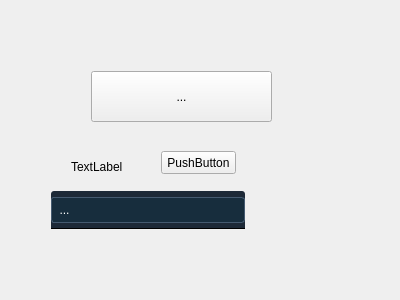
<?xml version="1.0" encoding="UTF-8"?>
<ui version="4.0">
 <class>teststyle</class>
 <widget class="QWidget" name="teststyle">
  <property name="geometry">
   <rect>
    <x>0</x>
    <y>0</y>
    <width>400</width>
    <height>300</height>
   </rect>
  </property>
  <property name="windowTitle">
   <string>Form</string>
  </property>
  <layout class="QVBoxLayout" name="verticalLayout">
   <item>
    <widget class="QFrame" name="frame">
     <widget class="QToolButton" name="toolButton">
      <property name="geometry">
       <rect>
        <x>80</x>
        <y>60</y>
        <width>181</width>
        <height>51</height>
       </rect>
      </property>
      <property name="styleSheet">
       <string notr="true">#toolButton{
    background-image: url(:/bg_off.png)
}</string>
      </property>
      <property name="text">
       <string>...</string>
      </property>
     </widget>
     <widget class="QPushButton" name="pushButton">
      <property name="geometry">
       <rect>
        <x>150</x>
        <y>140</y>
        <width>75</width>
        <height>23</height>
       </rect>
      </property>
      <property name="styleSheet">
       <string notr="true">#pushButton{
border-image:url(:/bg_off.png);
}</string>
      </property>
      <property name="text">
       <string>PushButton</string>
      </property>
     </widget>
     <widget class="QLabel" name="label">
      <property name="geometry">
       <rect>
        <x>60</x>
        <y>150</y>
        <width>54</width>
        <height>12</height>
       </rect>
      </property>
      <property name="styleSheet">
       <string notr="true">#label{
    background-image: url(:/bg_off.png)
}</string>
      </property>
      <property name="text">
       <string>TextLabel</string>
      </property>
     </widget>
     <widget class="QWidget" name="widget" native="true">
      <property name="geometry">
       <rect>
        <x>40</x>
        <y>180</y>
        <width>194</width>
        <height>38</height>
       </rect>
      </property>
      <property name="minimumSize">
       <size>
        <width>26</width>
        <height>26</height>
       </size>
      </property>
      <property name="styleSheet">
       <string notr="true">#widget{
background-color: rgb(29, 41, 55);
border-top-right-radius:3px;
border-top-left-radius:3px;

border-color: rgb(0,0,0);
border-style: solid;
border-bottom-width:1px;
}</string>
      </property>
      <layout class="QGridLayout" name="gridLayout">
       <property name="leftMargin">
        <number>0</number>
       </property>
       <property name="topMargin">
        <number>0</number>
       </property>
       <property name="rightMargin">
        <number>0</number>
       </property>
       <property name="bottomMargin">
        <number>0</number>
       </property>
       <property name="spacing">
        <number>0</number>
       </property>
       <item row="0" column="0">
        <widget class="QToolButton" name="toolButton_2">
         <property name="minimumSize">
          <size>
           <width>26</width>
           <height>26</height>
          </size>
         </property>
         <property name="styleSheet">
          <string notr="true">
QToolButton{
image: url(../images/UserManagement/search/normal.png);
border-top-left-radius:3px;
border-bottom-left-radius:3px;

background-color: rgb(23, 45, 61);
border-color: rgb(69, 90, 112);
border-style: solid;
border-width:1px;
border-right-width:0px;
color:white;
}</string>
         </property>
         <property name="text">
          <string>...</string>
         </property>
        </widget>
       </item>
       <item row="0" column="1">
        <widget class="QLineEdit" name="lineEdit">
         <property name="sizePolicy">
          <sizepolicy hsizetype="Expanding" vsizetype="Fixed">
           <horstretch>0</horstretch>
           <verstretch>0</verstretch>
          </sizepolicy>
         </property>
         <property name="minimumSize">
          <size>
           <width>26</width>
           <height>26</height>
          </size>
         </property>
         <property name="styleSheet">
          <string notr="true">
QLineEdit{
background-color: rgb(23, 45, 61);
border-top-right-radius:3px;
border-bottom-right-radius:3px;

border-color: rgb(69, 90, 112);
selection-color: rgb(255, 255, 255);
border-style: solid;
border-width:1px;
border-left-width:0px;
color:white;
}


QLineEdit::input{
background-color: rgb(14, 52, 71);
}</string>
         </property>
        </widget>
       </item>
      </layout>
     </widget>
    </widget>
   </item>
  </layout>
 </widget>
 <resources/>
 <connections/>
</ui>
